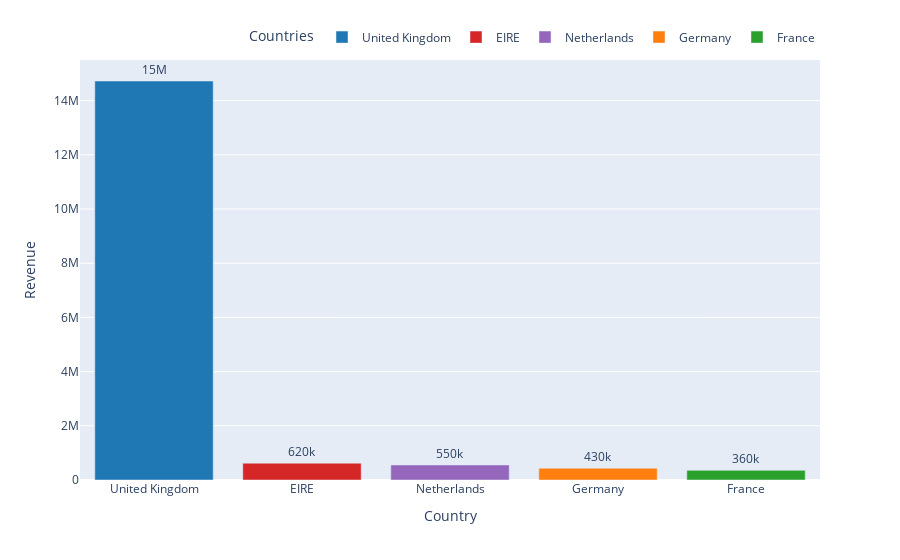

The notebook cell this image was saved under:
### Code cell
# Legend Customization

color_map = {
    'United Kingdom': '#1f77b4',
    'Germany': '#ff7f0e',
    'France': '#2ca02c',
    'EIRE': '#d62728',
    'Netherlands': '#9467bd'
}

fig = px.bar(top_countries.head(5),
             x='Country', y='Revenue',
             text='Revenue',
             color='Country',
             color_discrete_map=color_map)
fig.update_traces(texttemplate='%{text:.2s}', textposition='outside')
fig.update_layout(
    showlegend=True,
    legend_title="Countries",
    legend=dict(
        orientation='h',  # horizontal
        yanchor='bottom', y=1.02,
        xanchor='right', x=1
    )
)
fig.show()

### Figure 1 — Plotly figure (JSON) as saved in the notebook; plotly's stock layout.template omitted (floating-point values rounded to 4 significant figures)
{"data": [{"alignmentgroup": "True", "hovertemplate": "Country=%{x}<br>Revenue=%{text}<extra></extra>", "legendgroup": "United Kingdom", "marker": {"color": "#1f77b4", "pattern": {"shape": ""}}, "name": "United Kingdom", "offsetgroup": "United Kingdom", "orientation": "v", "showlegend": true, "text": [14720000.0], "textposition": "outside", "texttemplate": "%{text:.2s}", "type": "bar", "x": ["United Kingdom"], "xaxis": "x", "y": [14720000.0], "yaxis": "y"}, {"alignmentgroup": "True", "hovertemplate": "Country=%{x}<br>Revenue=%{text}<extra></extra>", "legendgroup": "EIRE", "marker": {"color": "#d62728", "pattern": {"shape": ""}}, "name": "EIRE", "offsetgroup": "EIRE", "orientation": "v", "showlegend": true, "text": [621600.0], "textposition": "outside", "texttemplate": "%{text:.2s}", "type": "bar", "x": ["EIRE"], "xaxis": "x", "y": [621600.0], "yaxis": "y"}, {"alignmentgroup": "True", "hovertemplate": "Country=%{x}<br>Revenue=%{text}<extra></extra>", "legendgroup": "Netherlands", "marker": {"color": "#9467bd", "pattern": {"shape": ""}}, "name": "Netherlands", "offsetgroup": "Netherlands", "orientation": "v", "showlegend": true, "text": [554200.0], "textposition": "outside", "texttemplate": "%{text:.2s}", "type": "bar", "x": ["Netherlands"], "xaxis": "x", "y": [554200.0], "yaxis": "y"}, {"alignmentgroup": "True", "hovertemplate": "Country=%{x}<br>Revenue=%{text}<extra></extra>", "legendgroup": "Germany", "marker": {"color": "#ff7f0e", "pattern": {"shape": ""}}, "name": "Germany", "offsetgroup": "Germany", "orientation": "v", "showlegend": true, "text": [431300.0], "textposition": "outside", "texttemplate": "%{text:.2s}", "type": "bar", "x": ["Germany"], "xaxis": "x", "y": [431300.0], "yaxis": "y"}, {"alignmentgroup": "True", "hovertemplate": "Country=%{x}<br>Revenue=%{text}<extra></extra>", "legendgroup": "France", "marker": {"color": "#2ca02c", "pattern": {"shape": ""}}, "name": "France", "offsetgroup": "France", "orientation": "v", "showlegend": true, "text": [355300.0], "textposition": "outside", "texttemplate": "%{text:.2s}", "type": "bar", "x": ["France"], "xaxis": "x", "y": [355300.0], "yaxis": "y"}], "layout": {"barmode": "relative", "legend": {"orientation": "h", "title": {"text": "Countries"}, "tracegroupgap": 0, "x": 1, "xanchor": "right", "y": 1.02, "yanchor": "bottom"}, "margin": {"t": 60}, "showlegend": true, "xaxis": {"anchor": "y", "categoryarray": ["United Kingdom", "EIRE", "Netherlands", "Germany", "France"], "categoryorder": "array", "domain": [0, 1], "title": {"text": "Country"}}, "yaxis": {"anchor": "x", "domain": [0, 1], "title": {"text": "Revenue"}}}}
